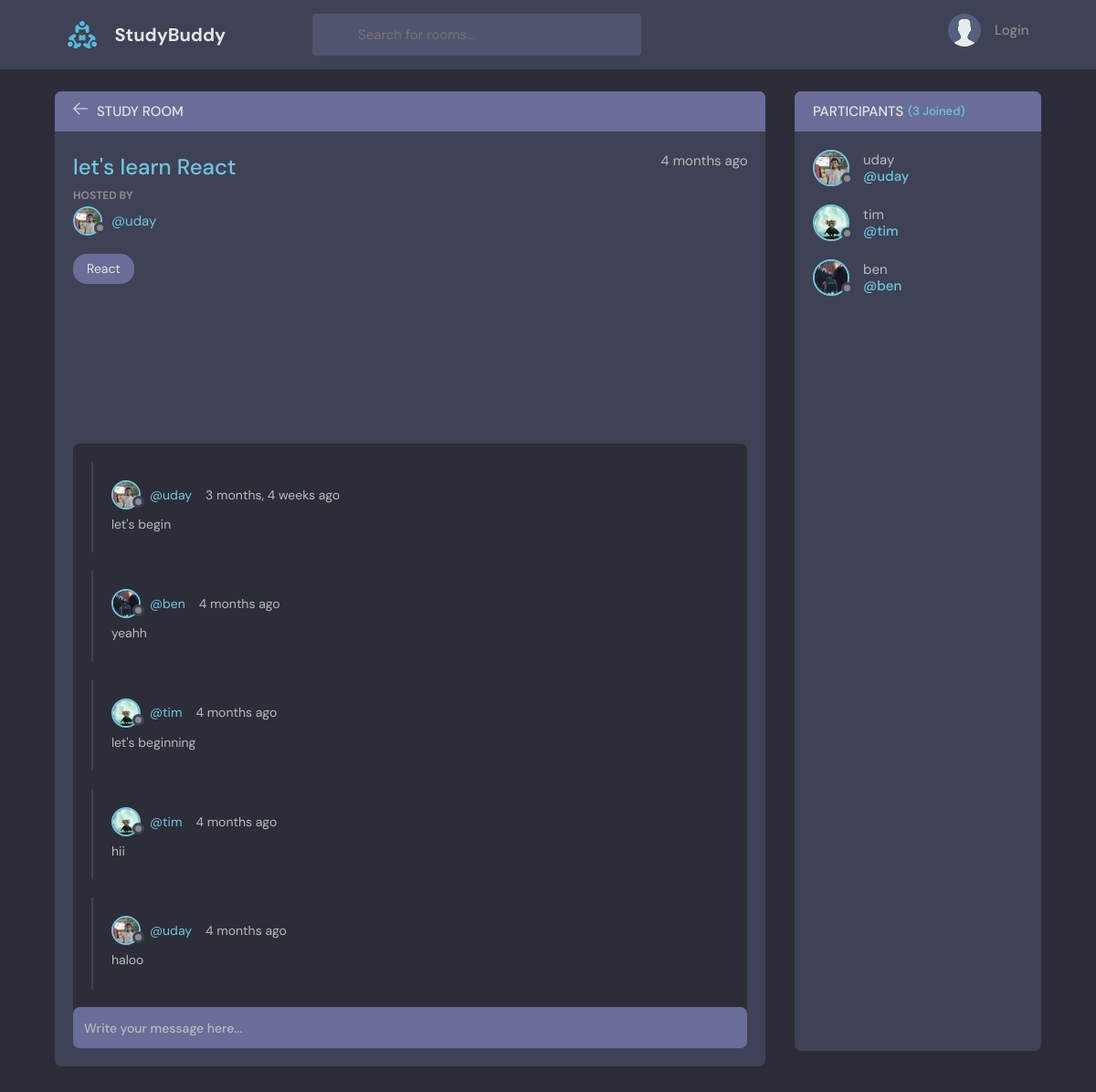
The page /room/1/ on the database its author committed.
### base/models.py (models this page shows, shortened)
class Room(models.Model):
    host = models.ForeignKey(User, on_delete=models.SET_NULL, null=True)
    topic = models.ForeignKey(Topic, on_delete=models.SET_NULL, null=True)
    name = models.CharField(max_length=200)
    description = models.TextField(null=True, blank=True)
    participants = models.ManyToManyField(User, related_name='participants', blank=True)
    update = models.DateTimeField(auto_now=True)
    created = models.DateTimeField(auto_now_add=True)
    class Meta:
        ordering = ['-update', '-created']

class User(AbstractUser):
    name = models.CharField(max_length= 200 , null= True)
    email = models.EmailField( unique=True,null= True)
    bio = models.TextField(null= True)
    avatar = models.ImageField(null = True , default = "avatar.svg")
    USERNAME_FIELD = 'email'
    REQUIRED_FIELDS = ['username']

class Topic(models.Model):
    name = models.CharField(max_length=200)
    def __str__(self):
        return self.name

class Message(models.Model):
    user = models.ForeignKey(User,on_delete=models.CASCADE)
    room= models.ForeignKey(Room,on_delete=models.CASCADE)
    body = models.TextField()
    update = models.DateTimeField(auto_now=True)
    created = models.DateTimeField(auto_now_add=True)
    class Meta:
        ordering = ['-update', '-created']

### base/views.py (the view, shortened to what this page needs)
# urls.py: path('room/<str:pk>/',views.room, name = 'room'),
def room(request, pk):
    room = Room.objects.get(id=pk)
    room_messages = room.message_set.all()
    participants = room.participants.all()
    context = {'room': room, 'room_messages': room_messages, 'participants': participants}
    return render(request, 'base/room.html', context)

### base/templates/base/room.html (shortened to what this page needs)
{% extends 'main.html' %}
{% block content %}
    <main class="profile-page layout layout--2">
      <div class="container">
        <div class="room">
          <div class="room__top">
            <div class="room__topLeft">
              <a href="{% url 'home' %}">
                <svg version="1.1" xmlns="http://www.w3.org/2000/svg" width="32" height="32" viewBox="0 0 32 32">
                  <title>arrow-left</title>
                  <path
                    d="M13.723 2.286l-13.723 13.714 13.719 13.714 1.616-1.611-10.96-10.96h27.625v-2.286h-27.625l10.965-10.965-1.616-1.607z"
                  ></path>
                </svg>
              </a>
              <h3>Study Room</h3>
            </div>
          </div>
          <div class="room__box scroll">
            <div class="room__header scroll">
              <div class="room__info">
                <h3>{{room.name}}</h3>
                <span>{{room.created|timesince}} ago</span>
              </div>
              <div class="room__hosted">
                <p>Hosted By</p>
                {% if room.host %}
                <a href="{% url 'user-Profile' room.host.id %}" class="room__author">
                {% endif %}
                  <div class="avatar avatar--small">
                    <img src="{{room.host.avatar.url}}" />
                  </div>
                  <span>@{{room.host.username}}</span>
                </a>
              </div>
              <span class="room__topics">{{room.topic}}</span>
            </div>
            <div class="room__conversation">
              <div class="threads scroll">
                {% for message in room_messages %}
                 <div class="thread">
                  <div class="thread__top">
                    <div class="thread__author">
                      <a href="{% url 'user-Profile' message.user.id %}" class="thread__authorInfo">
                        <div class="avatar avatar--small">
                          <img src="{{message.user.avatar.url}}" />
                        </div>
                        <span>@{{message.user.username}}</span>
                      </a>
                      <span class="thread__date">{{message.created|timesince}} ago</span>
                    </div>
                 </div>
                  <div class="thread__details">
                   {{message.body}}
                  </div>
                </div>
                {% endfor %}
              </div>
            </div>
          </div>
          <div class="room__message">
            <form action="" method = "post">
              <input name="body" placeholder="Write your message here..." />
            </form>
          </div>
        </div>
        <div class="participants">
          <h3 class="participants__top">Participants <span>({{participants.count}} Joined)</span></h3>
          <div class="participants__list scroll">
            {% for user in participants %}
            <a href="{% url 'user-Profile' user.id %}" class="participant">
              <div class="avatar avatar--medium">
                <img src="{{user.avatar.url}}" />
              </div>
              <p>
                {{user.username}}
                <span>@{{user.username}}</span>
              </p>
            </a>
             {% endfor %}
          </div>
        </div>
      </div>
    </main>
    {% endblock content %}

### rows shown on the page
Room: name "let's learn React", created "4 months", host.avatar (picture), host.username "uday", topic "React"
Message: user.avatar (picture), user.username "uday", created "3 months, 4 weeks", body "let's begin"
Message: user.avatar (picture), user.username "ben", created "4 months", body "yeahh"
Message: user.avatar (picture), user.username "tim", created "4 months", body "let's beginning"
Message: user.avatar (picture), user.username "tim", created "4 months", body "hii"
Message: user.avatar (picture), user.username "uday", created "4 months", body "haloo"
User: avatar (picture), username "uday"
User: avatar (picture), username "tim"
User: avatar (picture), username "ben"

### other values the page prints
{{ participants.count }} "3"
